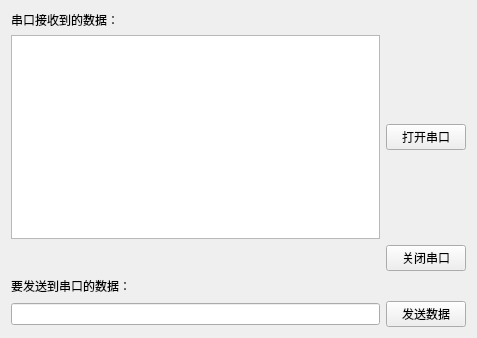
<?xml version="1.0" encoding="UTF-8"?>
<ui version="4.0">
 <class>SerialPortSetClass</class>
 <widget class="QWidget" name="SerialPortSetClass">
  <property name="geometry">
   <rect>
    <x>0</x>
    <y>0</y>
    <width>477</width>
    <height>338</height>
   </rect>
  </property>
  <property name="windowTitle">
   <string>SerialPortSet</string>
  </property>
  <layout class="QGridLayout" name="gridLayout">
   <item row="1" column="0">
    <widget class="QTextBrowser" name="textBrowser"/>
   </item>
   <item row="1" column="1">
    <widget class="QPushButton" name="openMyComBtn">
     <property name="text">
      <string>打开串口</string>
     </property>
    </widget>
   </item>
   <item row="0" column="0">
    <widget class="QLabel" name="label">
     <property name="sizePolicy">
      <sizepolicy hsizetype="Preferred" vsizetype="Fixed">
       <horstretch>0</horstretch>
       <verstretch>0</verstretch>
      </sizepolicy>
     </property>
     <property name="text">
      <string>&lt;html&gt;&lt;head/&gt;&lt;body&gt;&lt;p&gt;串口接收到的数据：&lt;/p&gt;&lt;/body&gt;&lt;/html&gt;</string>
     </property>
    </widget>
   </item>
   <item row="6" column="0">
    <widget class="QLineEdit" name="sendMsgLineEdit"/>
   </item>
   <item row="6" column="1">
    <widget class="QPushButton" name="sendMsgBtn">
     <property name="text">
      <string>发送数据</string>
     </property>
    </widget>
   </item>
   <item row="5" column="0">
    <widget class="QLabel" name="label_2">
     <property name="sizePolicy">
      <sizepolicy hsizetype="Preferred" vsizetype="Fixed">
       <horstretch>0</horstretch>
       <verstretch>0</verstretch>
      </sizepolicy>
     </property>
     <property name="text">
      <string>要发送到串口的数据：</string>
     </property>
    </widget>
   </item>
   <item row="2" column="1">
    <widget class="QPushButton" name="closeMyComBtn">
     <property name="text">
      <string>关闭串口</string>
     </property>
    </widget>
   </item>
  </layout>
 </widget>
 <resources/>
 <connections/>
</ui>
